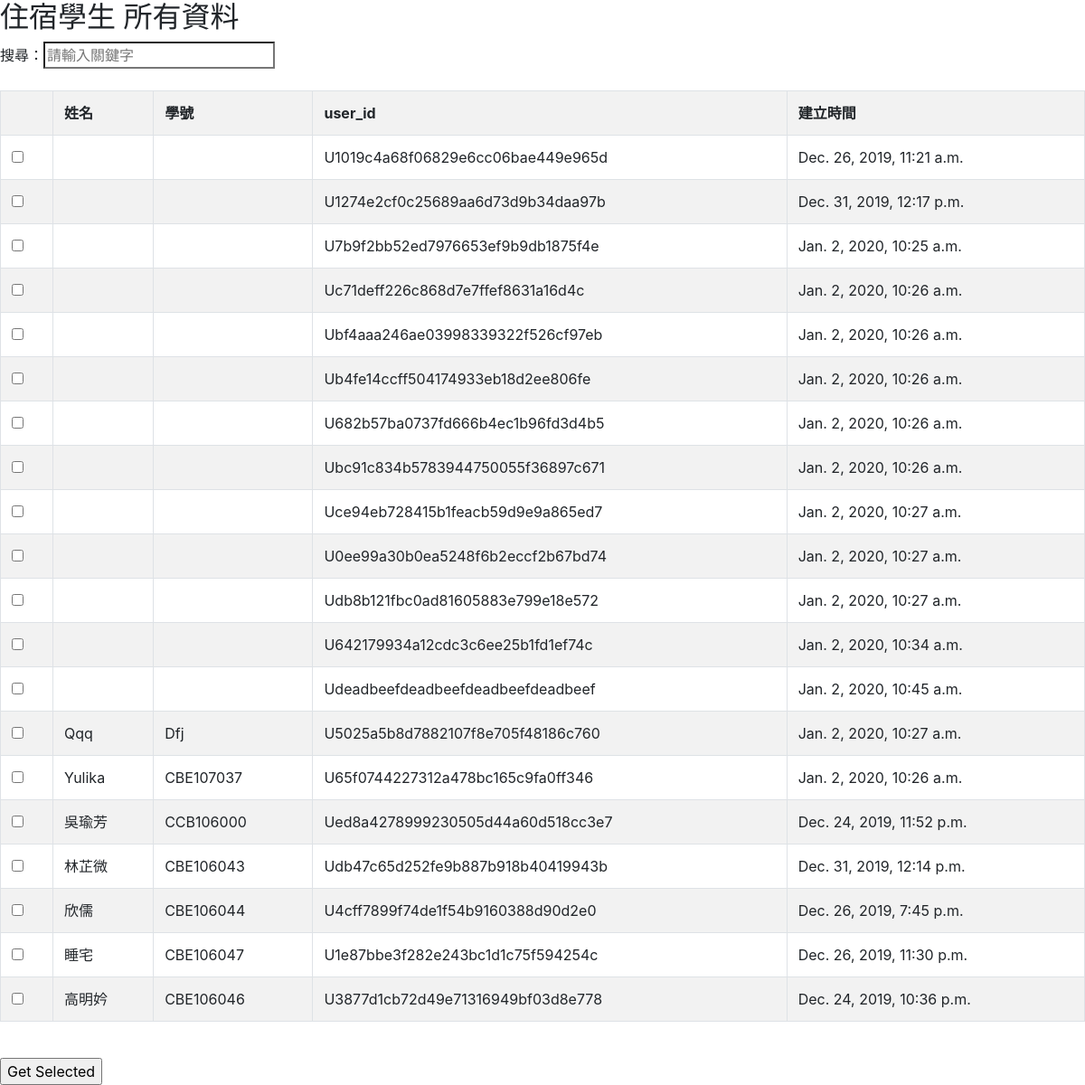
/listall/, run on the app's committed database.
### func5api/models.py (models this page shows, shortened)
class users(models.Model):
    uid = models.CharField(max_length=50, null=False, default='')
    name = models.CharField(max_length=20)
    student_number = models.CharField(max_length=10)
    created_time = models.DateTimeField(auto_now=True)

### func5api/views.py (the view)
# urls.py: url(r'^listall/$', views.listall),
def listall(request):
        user = users.objects.all().order_by('name')
        return render(request, "listall.html", locals())

### templates/listall.html (shortened to what this page needs)
<!DOCTYPE html>
<html>
	<head>
	</head>
	<link rel="stylesheet"
          href="https://cdnjs.cloudflare.com/ajax/libs/twitter-bootstrap/4.3.1/css/bootstrap.min.css" />
    <body>
		<h2>  住宿學生 所有資料</h2>
		搜尋：<input type="search" class="light-table-filter" data-table="order-table" placeholder="請輸入關鍵字"><br><br>
		<table class="table table-striped table-bordered order-table " border="1" cellpadding="0" cellspacing="0" id="Table1">
			<th></th><th>姓名</th><th>學號</th><th>user_id</th><th>建立時間</th>
			{% for users in user %}
				<tr>
					<th><input name="select_many" id ="select_many" value="1" type="checkbox"></th>
					<td>{{ users.name }} </td>
					<td>{{ users.student_number }} </td>
					<td>{{ users.uid }} </td>
					<td>{{ users.created_time }} </td>
				</tr>
			{% endfor %}
		</table>
		<br />
		<input id = "btnGet" type="button" value="Get Selected" />
</body>
</html>

### data on the page
users: uid "U1019c4a68f06829e6cc06bae449e965d", created_time "Dec. 26, 2019, 11:21 a.m."
users: uid "U1274e2cf0c25689aa6d73d9b34daa97b", created_time "Dec. 31, 2019, 12:17 p.m."
users: uid "U7b9f2bb52ed7976653ef9b9db1875f4e", created_time "Jan. 2, 2020, 10:25 a.m."
users: uid "Uc71deff226c868d7e7ffef8631a16d4c", created_time "Jan. 2, 2020, 10:26 a.m."
users: uid "Ubf4aaa246ae03998339322f526cf97eb", created_time "Jan. 2, 2020, 10:26 a.m."
users: uid "Ub4fe14ccff504174933eb18d2ee806fe", created_time "Jan. 2, 2020, 10:26 a.m."
users: uid "U682b57ba0737fd666b4ec1b96fd3d4b5", created_time "Jan. 2, 2020, 10:26 a.m."
users: uid "Ubc91c834b5783944750055f36897c671", created_time "Jan. 2, 2020, 10:26 a.m."
users: uid "Uce94eb728415b1feacb59d9e9a865ed7", created_time "Jan. 2, 2020, 10:27 a.m."
users: uid "U0ee99a30b0ea5248f6b2eccf2b67bd74", created_time "Jan. 2, 2020, 10:27 a.m."
users: uid "Udb8b121fbc0ad81605883e799e18e572", created_time "Jan. 2, 2020, 10:27 a.m."
users: uid "U642179934a12cdc3c6ee25b1fd1ef74c", created_time "Jan. 2, 2020, 10:34 a.m."
users: uid "Udeadbeefdeadbeefdeadbeefdeadbeef", created_time "Jan. 2, 2020, 10:45 a.m."
users: name "Qqq", student_number "Dfj", uid "U5025a5b8d7882107f8e705f48186c760", created_time "Jan. 2, 2020, 10:27 a.m."
users: name "Yulika", student_number "CBE107037", uid "U65f0744227312a478bc165c9fa0ff346", created_time "Jan. 2, 2020, 10:26 a.m."
users: name "吳瑜芳", student_number "CCB106000", uid "Ued8a4278999230505d44a60d518cc3e7", created_time "Dec. 24, 2019, 11:52 p.m."
users: name "林芷微", student_number "CBE106043", uid "Udb47c65d252fe9b887b918b40419943b", created_time "Dec. 31, 2019, 12:14 p.m."
users: name "欣儒", student_number "CBE106044", uid "U4cff7899f74de1f54b9160388d90d2e0", created_time "Dec. 26, 2019, 7:45 p.m."
users: name "睡宅", student_number "CBE106047", uid "U1e87bbe3f282e243bc1d1c75f594254c", created_time "Dec. 26, 2019, 11:30 p.m."
users: name "高明妗", student_number "CBE106046", uid "U3877d1cb72d49e71316949bf03d8e778", created_time "Dec. 24, 2019, 10:36 p.m."
